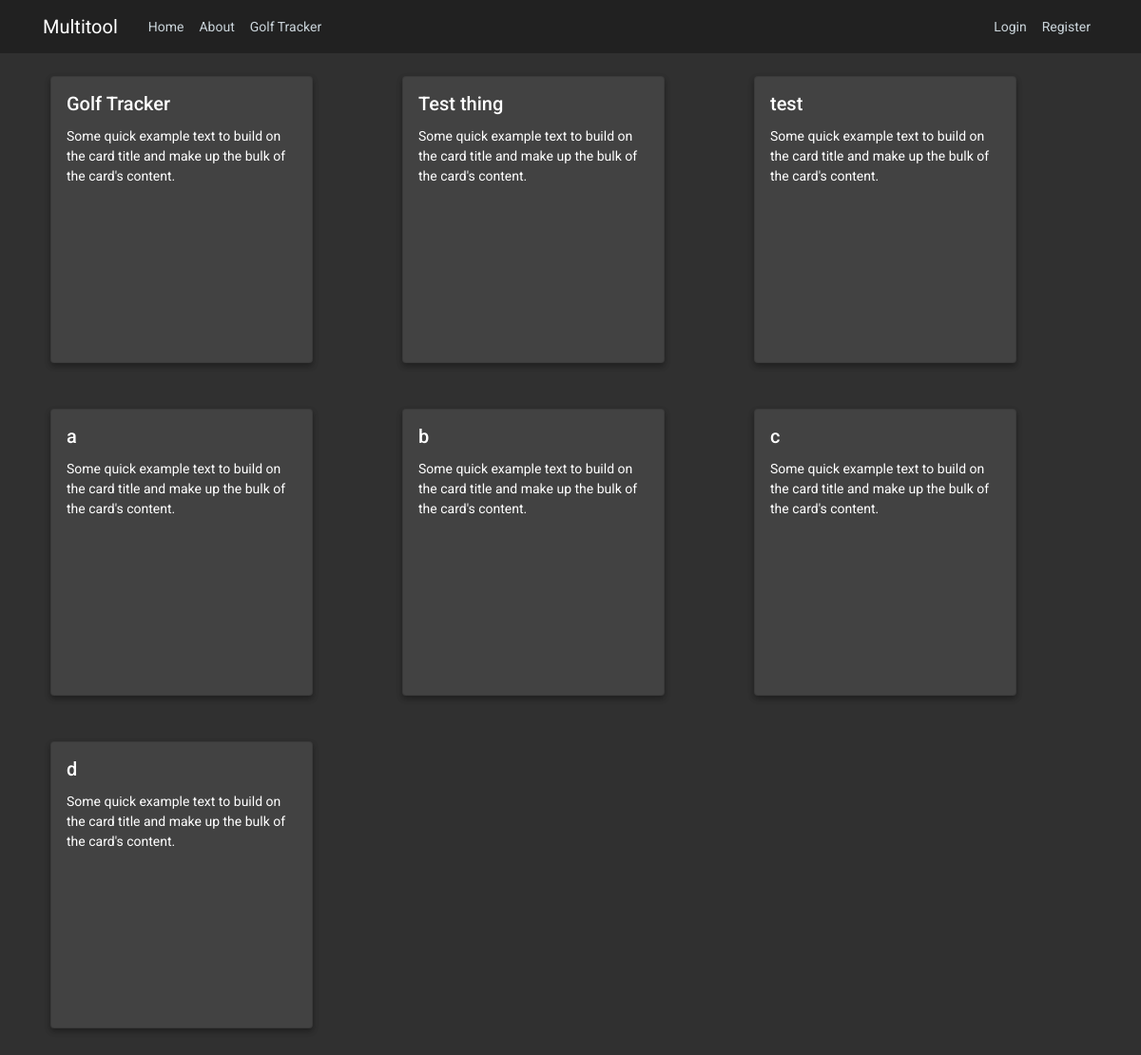
Page /home on the earlier database version.
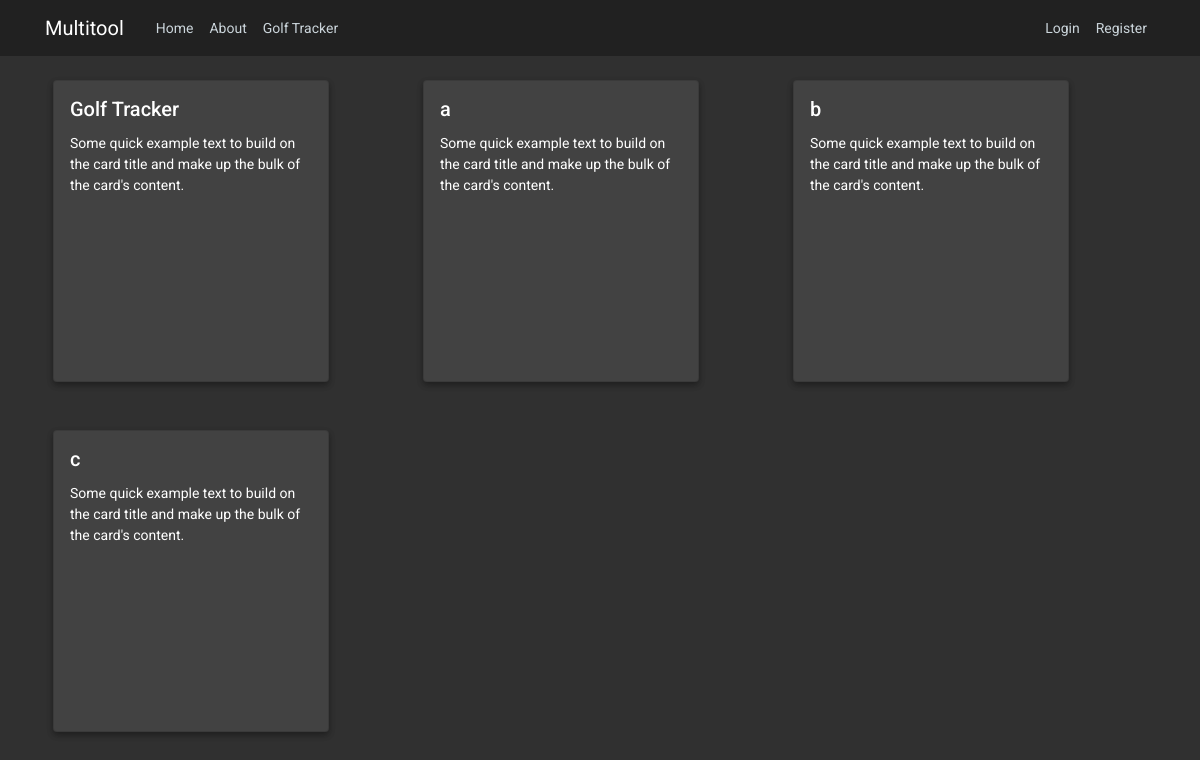
Same page on the later database version.
### multitool/models.py (models this page shows, shortened)
class Module(db.Model):
    id = db.Column(db.Integer, primary_key=True)
    title = db.Column(db.String(100), nullable=False)
    description = db.Column(db.Text, nullable=False)
    image_file = db.Column(db.String(20), nullable=False, default='default.jpg')
    url = db.Column(db.String(100), nullable=False)

### multitool/main/routes.py (the view)
@main.route("/")
@main.route("/home")
def home():
    modules = Module.query.all()
    return render_template('home.html', modules=modules)

### multitool/templates/home.html
{% extends "layout.html" %}
{% block content %}
    <div class="serv">
        <ul>
        {% for module in modules %}
        <li><a href="/{{ module.url }}" style="text-decoration: none;">
            <div class="card dark-card-sm mb-5 mx-2">
                <div class="card-content">
                    <h5 class="card-title">{{ module.title }}</h5>
                    <p class="card-text">Some quick example text to build on the card title and make up the bulk of the card's content.</p>
                </div>
            </div>
        </li></a>
        {% endfor %}
        </ul>
    </div>
{% endblock content %}

Differences in the rows shown:
removed Module: title "Test thing"
removed Module: title "test"
removed Module: title "d"
